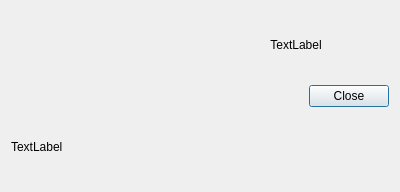
<?xml version="1.0" encoding="UTF-8"?>
<ui version="4.0">
 <class>AboutDialog</class>
 <widget class="QDialog" name="AboutDialog">
  <property name="geometry">
   <rect>
    <x>0</x>
    <y>0</y>
    <width>400</width>
    <height>192</height>
   </rect>
  </property>
  <property name="windowTitle">
   <string>A propos de MoulagApp</string>
  </property>
  <property name="modal">
   <bool>true</bool>
  </property>
  <layout class="QVBoxLayout" name="verticalLayout">
   <item>
    <layout class="QHBoxLayout" name="horizontalLayout">
     <item>
      <widget class="QLabel" name="qlLogo">
       <property name="text">
        <string/>
       </property>
       <property name="textFormat">
        <enum>Qt::AutoText</enum>
       </property>
       <property name="pixmap">
        <pixmap resource="../budget.qrc">:/images/images/euro_logo.png</pixmap>
       </property>
       <property name="alignment">
        <set>Qt::AlignCenter</set>
       </property>
      </widget>
     </item>
     <item>
      <widget class="QLabel" name="qlBody">
       <property name="text">
        <string>TextLabel</string>
       </property>
       <property name="textFormat">
        <enum>Qt::AutoText</enum>
       </property>
       <property name="alignment">
        <set>Qt::AlignCenter</set>
       </property>
       <property name="openExternalLinks">
        <bool>true</bool>
       </property>
      </widget>
     </item>
    </layout>
   </item>
   <item>
    <widget class="QDialogButtonBox" name="buttonBox">
     <property name="orientation">
      <enum>Qt::Horizontal</enum>
     </property>
     <property name="standardButtons">
      <set>QDialogButtonBox::Close</set>
     </property>
     <property name="centerButtons">
      <bool>false</bool>
     </property>
    </widget>
   </item>
   <item>
    <widget class="QLabel" name="qlCredits">
     <property name="enabled">
      <bool>true</bool>
     </property>
     <property name="text">
      <string>TextLabel</string>
     </property>
     <property name="textFormat">
      <enum>Qt::AutoText</enum>
     </property>
     <property name="openExternalLinks">
      <bool>true</bool>
     </property>
    </widget>
   </item>
  </layout>
 </widget>
 <resources>
  <include location="../budget.qrc"/>
 </resources>
 <connections>
  <connection>
   <sender>buttonBox</sender>
   <signal>accepted()</signal>
   <receiver>AboutDialog</receiver>
   <slot>accept()</slot>
   <hints>
    <hint type="sourcelabel">
     <x>248</x>
     <y>254</y>
    </hint>
    <hint type="destinationlabel">
     <x>157</x>
     <y>274</y>
    </hint>
   </hints>
  </connection>
  <connection>
   <sender>buttonBox</sender>
   <signal>rejected()</signal>
   <receiver>AboutDialog</receiver>
   <slot>reject()</slot>
   <hints>
    <hint type="sourcelabel">
     <x>316</x>
     <y>260</y>
    </hint>
    <hint type="destinationlabel">
     <x>286</x>
     <y>274</y>
    </hint>
   </hints>
  </connection>
 </connections>
</ui>
